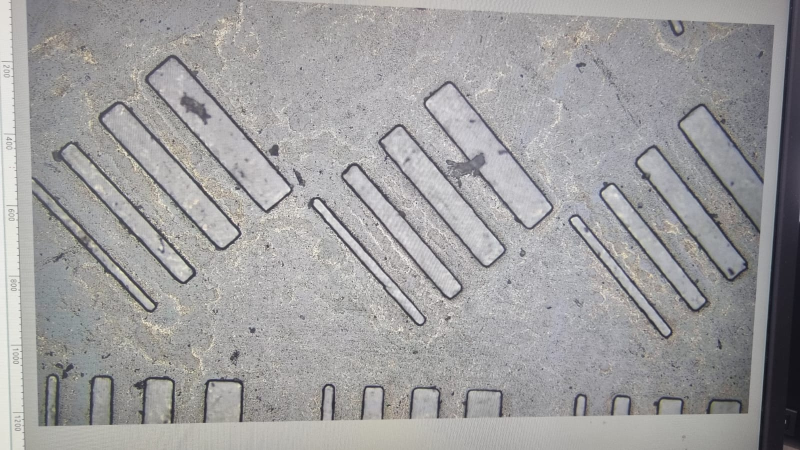
#> input picture rectangle.jpg, 1600 x 900 px, found by its file name (shown at 1/2 size)
$ python test.py
#> lines starting #> are read from the running program, lines starting #| are printed output that depends on the picture; after the words box and inside, x2 and y2 are one past the last pixel; in counts of white or black regions, pixels touching at a corner belong together
import cv2
import numpy as np

img = cv2.imread("rectangle.jpg")
#> img is the input picture: shape (900, 1600, 3); mean B, G, R 158.3, 157.7, 158.8
mask = cv2.inRange(img, (0, 0, 0), (120, 120, 120))
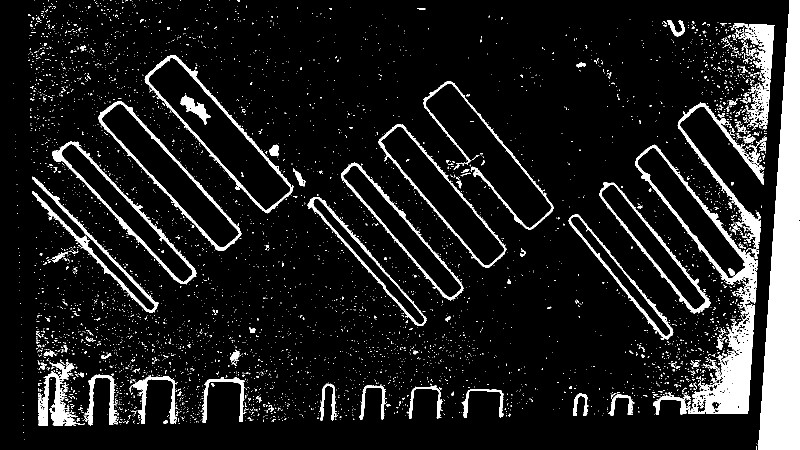
#> mask: shape (900, 1600) (shown at 1/2 size); 10.6% white; 5238 white regions (5066 under 20 px), largest, box (x1, y1, x2, y2) and area: (1516, 0, 1600, 900) 46791, (1376, 601, 1510, 828) 11744, (1270, 289, 1516, 608) 6558
canny = cv2.Canny(mask, 200 ,1529)
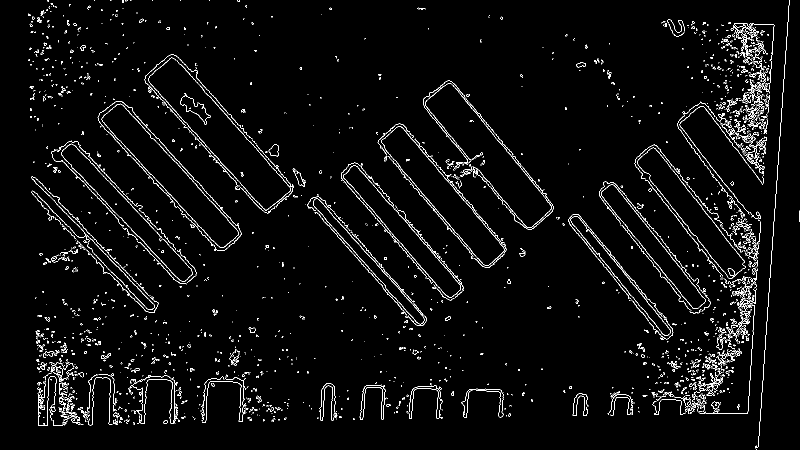
#> canny: shape (900, 1600) (shown at 1/2 size); 3.2% white in thin lines or dots
PIXELS_TO_MICROMETER = 1
contours, hierarchies = cv2.findContours(canny, cv2.RETR_TREE, cv2.CHAIN_APPROX_SIMPLE)
#> contours = 3176 contours, 3061 with area under 20; largest, box (x1, y1, x2, y2) and area: (203, 207, 478, 495) 18469, (203, 207, 478, 495) 18137, (762, 252, 1009, 531) 17837, (762, 252, 1009, 531) 17501, (1274, 295, 1491, 557) 13975
if len(contours) != 0:
    for contour in contours:
        if cv2.contourArea(contour) > 200:
            rect = cv2.minAreaRect(contour)
            box = cv2.boxPoints(rect)
            box = np.int0(box)
            img = cv2.drawContours(img,[box],0,(0,255,255),2)
            font = cv2.FONT_HERSHEY_SIMPLEX
            org = box[0]
            fontScale = 1
            color = (255, 0, 0)
            thickness = 2
            img = cv2.putText(img, str(np.round(np.sqrt((box[1][0] - box[0][0])**2 + (box[1][1] - box[0][1])**2) * PIXELS_TO_MICROMETER, 2)), org, font, fontScale, color, thickness, cv2.LINE_AA)
#> this loop made 3176 passes
#> (rect, box) on passes 474, 475, 1838, 1839, 1909, 1910, 1959: (((655.1, 803.7), (74.05, 32.06), -86.82), [[669, 841], [637, 839], [641, 765], [673, 767]]), (((655.4, 803.7), (74.05, 31.4), -86.82), [[669, 841], [637, 839], [641, 765], [673, 767]]), (((1241.1, 551.4), (19.8, 304.1), -39.16), [[1329, 675], [1137, 439], [1152, 427], [1344, 663]]), (((1241.1, 551.4), (18.82, 303.2), -39.16), [[1329, 674], [1138, 439], [1152, 427], [1344, 662]]), (((736.1, 522.9), (20.74, 328.9), -41.89), [[838, 652], [618, 407], [634, 393], [853, 638]]), (((736.1, 522.8), (19.56, 327.7), -41.89), [[838, 651], [619, 407], [633, 394], [852, 638]]), (((1306, 494), (34.86, 303.3), -38.7), [[1387, 623], [1197, 386], [1224, 364], [1414, 601]])
#> contour on passes 1, 3, 4, 5, 6, 7: [[1512, 898], [1512, 899]], [[351, 846]], [[274, 846], [274, 847], [275, 846], [277, 846]], [[254, 846], [255, 846]], [[87, 846], [87, 848], [89, 848], [89, 846]], [[87, 847], [88, 846], [89, 847], [88, 848]]
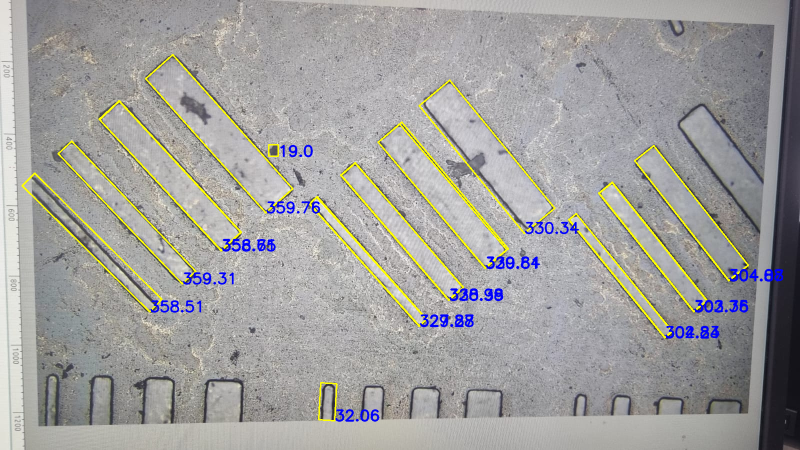
#> img: shape (900, 1600, 3) (shown at 1/2 size); 3.44% of pixels changed, all inside (x1, y1, x2, y2) = (43, 108, 1567, 844)


cv2.imshow("one", img)
# cv2.imshow("one2", blur)
cv2.imshow("one3", mask)
cv2.imshow("c2", canny)

# cv2.imshow("one4", erode)
# cv2.imshow("d", dilate)


cv2.waitKey(0)
